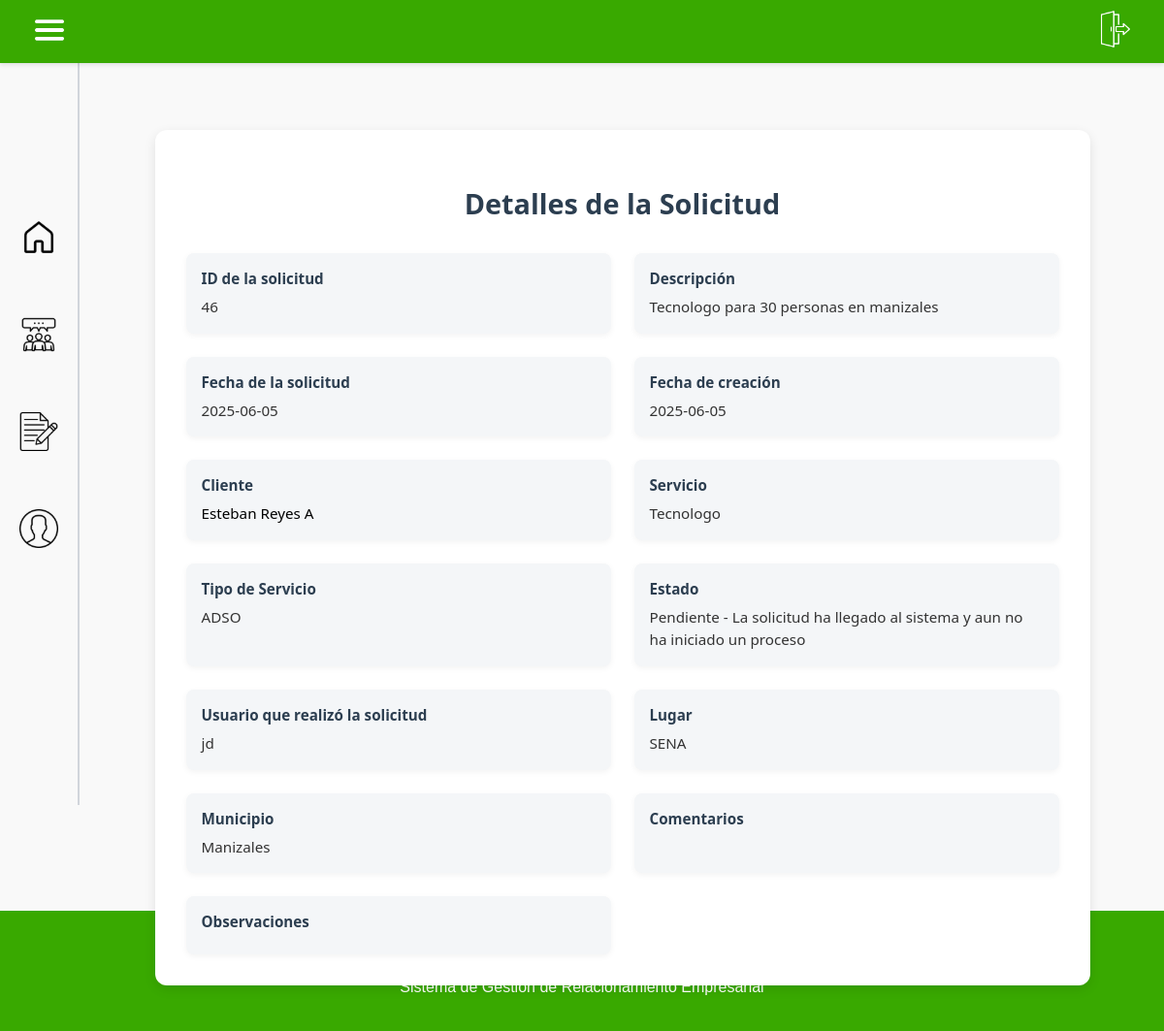
/solicitud/view/46 (signed in), run on the app's committed database.
### tables this page shows
CREATE TABLE `solicitud` (
  `idSolicitud` int(11) NOT NULL,
  `FechaEvento` date DEFAULT NULL,
  `FechaCreacion` date NOT NULL,
  `Lugar` varchar(80) DEFAULT NULL,
  `Municipio` varchar(50) NOT NULL,
  `Observaciones` varchar(100) DEFAULT NULL,
  `Comentarios` varchar(100) DEFAULT NULL,
  `MedioSolicitud` varchar(50) DEFAULT NULL,
  `DescripcionNecesidad` varchar(100) DEFAULT NULL,
  `FKusuario` int(11) NOT NULL,
  `FKtipoEvento` int(11) NOT NULL,
  `FKestado` int(11) NOT NULL,
  `FKcliente` int(11) NOT NULL,
  `FKtipoServicio` int(11) NOT NULL
);

CREATE TABLE `cliente` (
  `idCliente` int(11) NOT NULL,
  `DocumentoCliente` varchar(20) NOT NULL,
  `NombreCliente` varchar(100) NOT NULL,
  `CorreoCliente` varchar(100) NOT NULL,
  `TelefonoCliente` varchar(10) NOT NULL
);

CREATE TABLE `servicio` (
  `idServicio` int(11) NOT NULL,
  `Servicio` varchar(100) NOT NULL,
  `Color` varchar(7) NOT NULL
);

CREATE TABLE `tiposervicio` (
  `idTipoServicio` int(11) NOT NULL,
  `TipoServicio` varchar(100) NOT NULL,
  `FKidServicio` int(11) NOT NULL
);

CREATE TABLE `estado` (
  `idEstado` int(11) NOT NULL,
  `Estado` varchar(45) NOT NULL,
  `Descripcion` varchar(100) NOT NULL
);

CREATE TABLE `usuario` (
  `idUsuario` int(11) NOT NULL,
  `DocumentoUsuario` varchar(20) NOT NULL,
  `NombreUsuario` varchar(100) NOT NULL,
  `CorreoUsuario` varchar(100) NOT NULL,
  `TelefonoUsuario` varchar(10) NOT NULL,
  `ContraseñaUsuario` varchar(255) NOT NULL,
  `FKidRol` int(11) NOT NULL
);

### app/controllers/baseController.php (called while the page is built, shortened)
<?php
class BaseController {
    public $layout = "default";
    public function render(string $view, array $arrayData = null) {
        $layout = MAIN_APP_ROUTE . "../views/layouts/{$this->layout}.php";
        include_once $layout;
    }
}

### app/controllers/solicitudController.php (called while the page is built, shortened)
<?php
require_once "baseController.php";
require_once MAIN_APP_ROUTE."../models/SolicitudModel.php";
class SolicitudController extends BaseController{
    public function viewSolicitud($id){
        $solicitudObj = new SolicitudModel();
        $solicitudInfo = $solicitudObj->getSolicitud($id);
        $data = [
            "solicitud" => $solicitudInfo,
            "titulo" => "Ver solicitud #" . $id
        ];
        $this->render("solicitud/viewOne.php", $data);
    }
}
?>

### app/models/BaseModel.php (called while the page is built, shortened)
<?php
abstract class BaseModel {
    public function __construct() {
        try {
            $options = [
                PDO::ATTR_ERRMODE => PDO::ERRMODE_EXCEPTION,
                PDO::ATTR_DEFAULT_FETCH_MODE => PDO::FETCH_OBJ
            ];
            $dsn = DRIVER.':host='.HOST.';dbname='.DATABASE;
            $this->dbConnection = new PDO($dsn, USERNAME_DB, PASSWORD_DB, $options);
        } catch (PDOException $ex) {
            echo 'Error en la conexión: '.$ex->getMessage();
            exit;
        }
    }
}

### app/models/solicitudModel.php (called while the page is built, shortened)
<?php
require_once MAIN_APP_ROUTE."../models/BaseModel.php";
class SolicitudModel extends BaseModel {
    public function __construct(
        ?int $idSolicitud = null,
        ?string $Descripcion = null,
        ?string $FechaSolicitud = null,
        ?int $IdCliente = null,
        ?int $IdServicio = null,
        ?int $IdEstado = null
    ) {
        $this->table = "solicitud";
    }
    public function getSolicitud($id) {
        try {
            $sql = "SELECT s.*,
                       c.NombreCliente,
                       c.CorreoCliente,
                       c.TelefonoCliente,
                       ts.TipoServicio,
                       sv.Servicio,
                       e.Estado,
                       e.Descripcion as EstadoDescripcion,
                       u.NombreUsuario
                FROM {$this->table} s
                JOIN cliente c ON s.FKcliente = c.idCliente
                JOIN tiposervicio ts ON s.FKtipoServicio = ts.idTipoServicio
                JOIN servicio sv ON ts.FKidServicio = sv.idServicio
                JOIN estado e ON s.FKestado = e.idEstado
                JOIN usuario u ON s.FKusuario = u.idUsuario
                WHERE s.idSolicitud = :id";
            $statement = $this->dbConnection->prepare($sql);
            $statement->bindParam(":id", $id, PDO::PARAM_INT);
            $statement->execute();
            return $statement->fetch(PDO::FETCH_OBJ);
        } catch (PDOException $ex) {
            throw new PDOException("Error al obtener la solicitud: " . $ex->getMessage());
        }
    }
}

### app/views/solicitud/viewOne.php (the view, shortened to what this page needs)
<div class="data-container">
    <h2 class="form-title">Detalles de la Solicitud</h2>
    <?php
    if ($solicitud && is_object($solicitud)) {
        echo "<div class='record-details'>
                <div class='detail-group'>
                    <label>ID de la solicitud</label>
                    <span>{$solicitud->idSolicitud}</span>
                </div>
                <div class='detail-group'>
                    <label>Descripción</label>
                    <span>{$solicitud->DescripcionNecesidad}</span>
                </div>
                <div class='detail-group'>
                    <label>Fecha de la solicitud</label>
                    <span>{$solicitud->FechaEvento}</span>
                </div>
                <div class='detail-group'>
                    <label>Fecha de creación</label>
                    <span>{$solicitud->FechaCreacion}</span>
                </div>
                <div class='detail-group'>
                    <label>Cliente</label>
                    <span><a href='/cliente/view/{$solicitud->FKcliente}' style='color:#000;text-decoration:none;cursor:pointer'>{$solicitud->NombreCliente}</a></span>
                </div>
                <div class='detail-group'>
                    <label>Servicio</label>
                    <span>{$solicitud->Servicio}</span>
                </div>
                <div class='detail-group'>
                    <label>Tipo de Servicio</label>
                    <span>" . htmlspecialchars($solicitud->TipoServicio) . "</span>
                </div>
                <div class='detail-group'>
                    <label>Estado</label>
                    <span>{$solicitud->Estado} - {$solicitud->EstadoDescripcion}</span>
                </div>
                <div class='detail-group'>
                    <label>Usuario que realizó la solicitud</label>
                    <span>" . htmlspecialchars($solicitud->NombreUsuario) . "</span>
                </div>
                <div class='detail-group'>
                    <label>Lugar</label>
                    <span>" . htmlspecialchars($solicitud->Lugar ?? '') . "</span>
                </div>
                <div class='detail-group'>
                    <label>Municipio</label>
                    <span>" . htmlspecialchars($solicitud->Municipio ?? '') . "</span>
                </div>
                <div class='detail-group'>
                    <label>Comentarios</label>
                    <span>" . htmlspecialchars($solicitud->Comentarios ?? '') . "</span>
                </div>
                <div class='detail-group'>
                    <label>Observaciones</label>
                    <span>" . htmlspecialchars($solicitud->Observaciones ?? '') . "</span>
                </div>
              </div>";
    }
    ?>
</div>

### public/index.php (shortened to what this page needs)
<?php
require_once '../app/controllers/solicitudController.php';
$url = $_SERVER['REQUEST_URI'];
$routes = include_once "../app/config/routes.php";
$matchedRoute = null;
foreach($routes as $route => $routeConfig){
    if (preg_match("#^$route$#", $url, $matches)) {
        $matchedRoute = $routeConfig;
        break;
    }
}
if ($matchedRoute) {
    $controllerName = $matchedRoute["controller"];
    $actionName = $matchedRoute["action"];
    if (class_exists($controllerName) && method_exists($controllerName, $actionName)) {
        $parameters = isset($matches) && is_array($matches) ? array_slice($matches, 1) : [];
        $controller = new $controllerName();
        $controller->$actionName(...$parameters);
        exit;
    }
}

### app/views/layouts/admin_layout.php (shortened to what this page needs)
<!DOCTYPE html>
<html lang="en">
<head>
    <link href="https://cdnjs.cloudflare.com/ajax/libs/font-awesome/5.15.3/css/all.min.css" rel="stylesheet">
    <link rel="stylesheet" href="/css/styles.css">
    <link rel="stylesheet" href="/css/styles_admin_layout.css">
    <link rel="stylesheet" href="https://cdnjs.cloudflare.com/ajax/libs/font-awesome/6.5.0/css/all.min.css">
</head>
<body>
    <header class="header">
        <button class="hamburger">
            <img src="/img/menu.png" alt="menu">
        </button>
        <div class="cerrar-sesion">
            <a href="/login/init">
                <img src="/img/cerrarsesion.png" alt="cerrar-sesion">
            </a>
        </div>
    </header>
    <div id="sidebar" class="sidebar">
            <a href="<?php
            switch ($_SESSION['rol']) {
                case 1:
                    echo '/usuario/indexAdministrador';
                    break;
            }
        ?>" class="sidebar-item home">
            <img class="icon <?php if($titulo == "Home" || $titulo == "Home Admin" || $titulo== "Estadisticas"){echo "selected";} ?>" src="/img/IconosSidebar/houseLine.svg" alt="Logo 1">
        </a>
        <a href="/solicitud/view" class="sidebar-item solicitudes">
            <img class="icon <?php if($titulo == "solicitudes"){echo "selected";} ?>" src="/img/IconosSidebar/SolicitudesLine.svg" alt="Logo 2">
        </a>
        <a href="/solicitud/new" class="sidebar-item formulario">
            <img class="icon <?php if($titulo == "Nueva solicitud"){echo "selected";} ?>" src="/img/IconosSidebar/formularioLine.svg" alt="Formulario">
        </a>
        <a href="/usuario/perfil" class="sidebar-item perfil">
            <img class="icon <?php if($titulo == "Perfil Usuario"){echo "selected";} ?>" src="/img/IconosSidebar/perfilLine.svg" alt="Perfil">
        </a>
    </div>
    <main>
        <section class="Container">
            <div class="content">
                <?php include_once $content; ?>
            </div>
        </section>
    </main>
    <footer class="site-footer">
        <p>© 2023 SENA CALDAS. Todos los derechos reservados.</p>
        <p>Sistema de Gestión de Relacionamiento Empresarial</p>
    </footer>
</body>
</html>

### public/css/styles_admin_layout.css (style rules this page uses)
body { font-family: sans-serif; background-color: #f9f9f9; margin: 0; transition: margin-left 0.3s ease; }
.header { position: fixed; top: 0; left: 0; right: 0; background: #39a900; box-shadow: 0 2px 4px rgba(0, 0, 0, 0.1); z-index: 999; padding: 10px 5px; display: flex; justify-content: space-between; }
.header img { margin-left: 15px; height: 40px; width: auto; }
.cerrar-sesion { margin-right: 20px; }
header button { border: none; background: none; }
.sidebar { position: fixed; top: 0; left: 0; height: 100vh; width: 60px; background-color: #f9f9f9; border-right: 2px solid #d1d5db; display: flex; flex-direction: column; align-items: center; justify-content: center; transition: width 0.5s ease; }
.sidebar-item { text-align: center; text-decoration: none; position: relative; padding: 5px; background: none; border: none; width: 50px; height: 50px; cursor: pointer; margin-bottom: 40px; display: flex; align-items: center; justify-content: center; transition: all 0.3s ease; }
.sidebar img { width: 40px; height: 40px; }
main { transition: margin-left 0.5s ease; display: flex; align-items: center; justify-content: center; }
main .Container { width: 100%; height: 100vh; margin-top: 69px; border-radius: 2px; position: relative; margin-left: 65px; margin-right: 5px; margin-bottom: 5px; padding: 2rem; }
.site-footer { background-color: #39a900; color: white; text-align: center; padding: 20px 10px; width: auto; }
@media (max-width: 1200px) { .header { padding: 10px; } }
@media (max-width: 1200px) { .sidebar { width: 70px; padding: 15px 5px; } }
@media (max-width: 1200px) { .sidebar img { width: 40px; height: 40px; } }
@media (max-width: 1200px) { main .Container { margin-top: 70px; margin-left: 88px; } }

### app/views/solicitud/viewOne.php (style rules this page uses)
.data-container { max-width: 900px; margin: 2rem auto; padding: 2rem; background-color: #ffffff; border-radius: 12px; box-shadow: 0 4px 12px rgba(0, 0, 0, 0.1); font-family: 'Segoe UI', Tahoma, Geneva, Verdana, sans-serif; }
.form-title { color: #2c3e50; margin-bottom: 2rem; font-size: 1.8rem; text-align: center; font-weight: 600; }
.record-details { display: grid; grid-template-columns: repeat(2, 1fr); gap: 1.5rem; }
.detail-group { background-color: #f4f6f8; border-radius: 8px; padding: 1rem; box-shadow: 0 2px 6px rgba(0, 0, 0, 0.05); }
.detail-group label { display: block; font-weight: bold; font-size: 0.95rem; color: #2c3e50; margin-bottom: 0.5rem; }
.detail-group span { font-weight: normal; font-size: 0.95rem; color: #333; line-height: 1.5; }

### data on the page
solicitud: idSolicitud "46", DescripcionNecesidad "Tecnologo para 30 personas en manizales", FechaEvento "2025-06-05", FechaCreacion "2025-06-05", cliente.NombreCliente "Esteban Reyes A", servicio.Servicio "Tecnologo", tiposervicio.TipoServicio "ADSO", estado.Estado "Pendiente", estado.Descripcion "La solicitud ha llegado al sistema y aun no ha iniciado un proceso", usuario.NombreUsuario "jd", Lugar "SENA", Municipio "Manizales"
